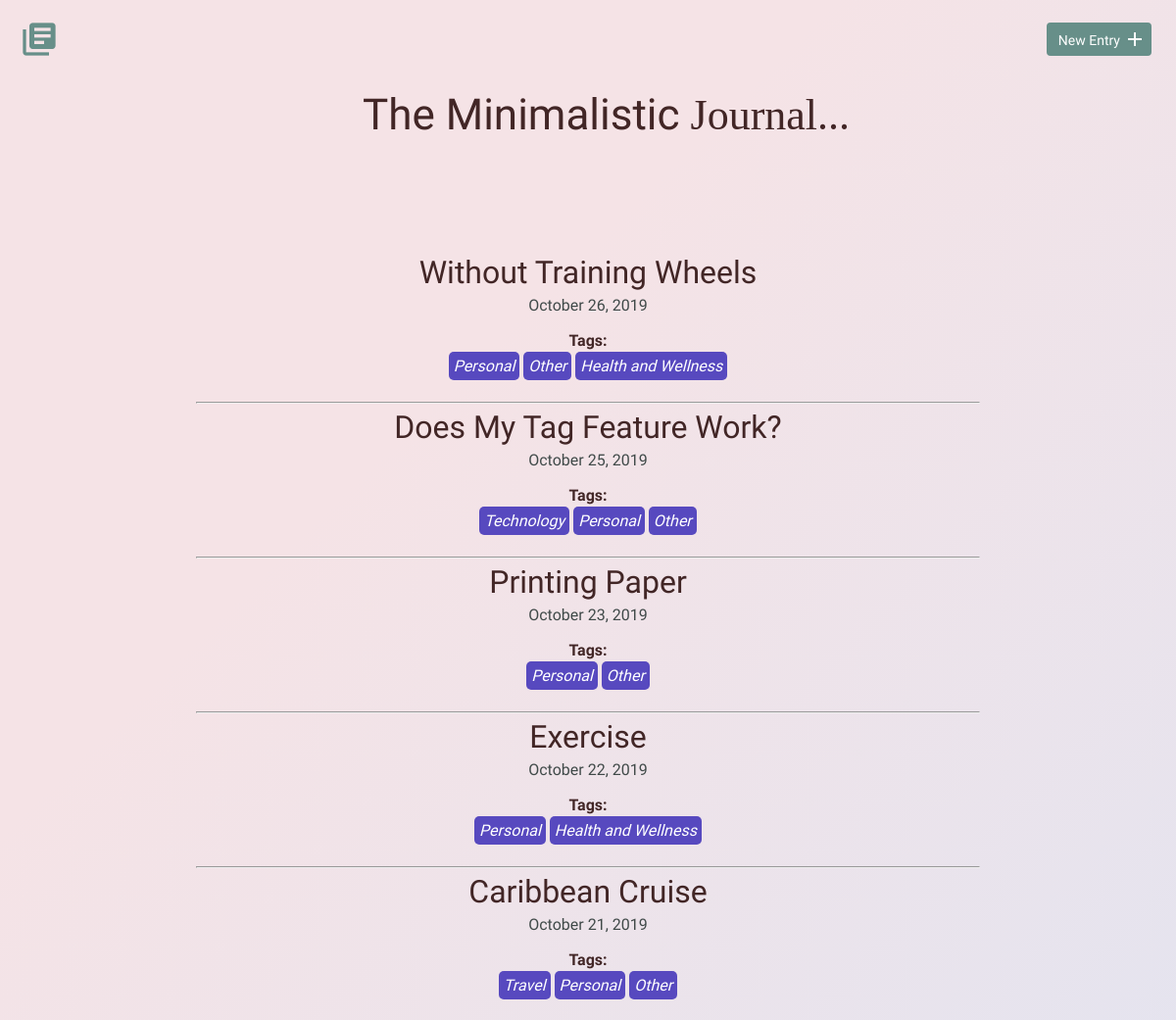
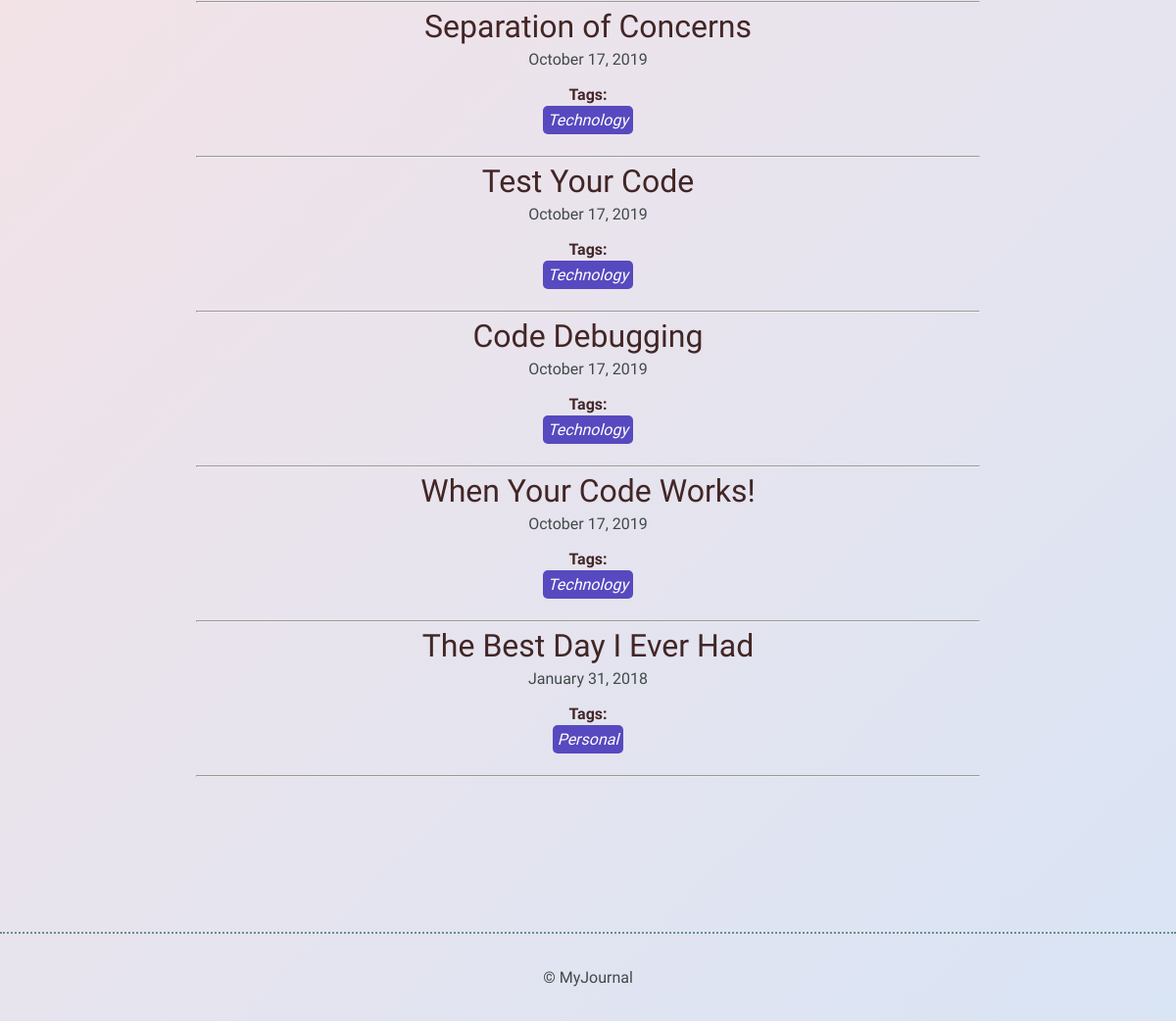
The page / on the database its author committed (2 pictures, top to bottom).
### tables this page shows
CREATE TABLE "entries" (
	"id"	INTEGER,
	"title"	TEXT,
	"date"	TEXT,
	"time_spent"	INTEGER,
	"learned"	BLOB,
	"resources"	BLOB,
	PRIMARY KEY("id")
);

### inc/functions.php (the view, shortened to what this page needs)
<?php
function get_journal_entries_table() {
	include 'inc/dbconnection.php';
	$sql = "SELECT * FROM entries ORDER BY date DESC";
	try {
		$results = $db->query($sql);
	} catch (Exception $e) {
		echo $e->getMessage();
		return array();
	}
		return $results->fetchAll(PDO::FETCH_ASSOC);
}
function get_tags() {
	include 'inc/dbconnection.php';
	$get_tags = "SELECT my_tags.tag_id, entries.id, my_tags.tags, entries.title
							FROM my_tags
							LEFT OUTER JOIN entry_tag
							ON entry_tag.tag_id = my_tags.tag_id
							LEFT OUTER JOIN entries
							ON entries.id = entry_tag.entry_id";
	try {
		$results = $db->query($get_tags);
	} catch (Exception $e) {
			$e->getMessage();
			return array();
	}
	return $results->fetchAll(PDO::FETCH_ASSOC);
}
function print_entries_tags() {
	foreach (get_journal_entries_table() as $entries) {
		echo "<h2><a href='detail.php?id=";
		echo $entries['id'] . " '> ";
		echo $entries['title'];
		echo "</a></h2>";
		echo "<time>";
		echo date('F d, Y', strtotime($entries['date']));
		echo "</time>";
		echo "<br><br>";
		echo "<h2 class='tags-heading'>Tags: </h2>";
		foreach (get_tags() as $details) {
			if ($entries['id'] == $details['id']) {
					echo "<a class='tags' href='filtered_entries.php?tag=";
					echo $details['tags'] . " '>";
					echo $details['tags'] . "</a>" . ' ';
			}
		}
		echo "<br><br>";
		echo "<hr>";
	}
}

### css/site.css (style rules this page uses)
body { background-color: #d9e4f5; background-image: linear-gradient(315deg, #d9e4f5 0%, #f5e3e6 74%); font-size: 16px; color: #404a49; font-family: 'Cousine', serif; font-weight: 400; }
h1, h2, h3 { margin: 0; font-weight: 400; line-height: 1em; color: #000; }
h2 { font-size: 32px; }
h2 a { text-decoration: none; color: rgb(66, 38, 38); }
.tags { background-color: rgb(87, 73, 191); color: white; margin: auto; border-radius: 5px; padding: 5px; font-size: 1em; font-style: italic; font-weight: 300; }
a, .tags:-webkit-any-link { color: white; cursor: pointer; text-decoration: none; }
h2, .tags-heading { color: rgb(66, 38, 38); }
.tags-heading { font-size: 1em; font-weight: bold; }
.entry-list article h2 { margin-bottom: 8px; }

### rows shown on the page
entries: title "Without Training Wheels", date "October 26, 2019", tags "Personal", tags "Other", tags "Health and Wellness"
entries: title "Does My Tag Feature Work?", date "October 25, 2019", tags "Technology", tags "Personal", tags "Other"
entries: title "Printing Paper", date "October 23, 2019", tags "Personal", tags "Other"
entries: title "Exercise", date "October 22, 2019", tags "Personal", tags "Health and Wellness"
entries: title "Caribbean Cruise", date "October 21, 2019", tags "Travel", tags "Personal", tags "Other"
entries: title "Separation of Concerns", date "October 17, 2019", tags "Technology"
entries: title "Test Your Code", date "October 17, 2019", tags "Technology"
entries: title "Code Debugging", date "October 17, 2019", tags "Technology"
entries: title "When Your Code Works!", date "October 17, 2019", tags "Technology"
entries: title "The Best Day I Ever Had", date "January 31, 2018", tags "Personal"
